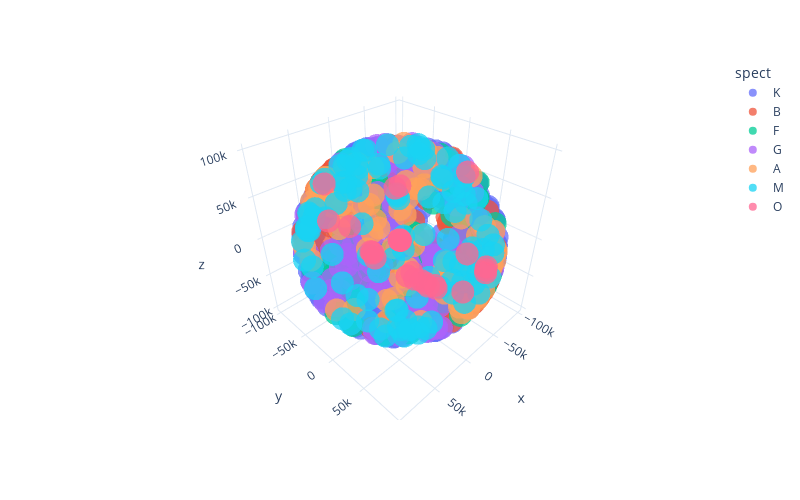

Notebook source saved alongside this figure:
### Code cell
fig = px.scatter_3d(df_to_visualize, x='x', y='y', z='z', color='spect', opacity=0.75, width=800, height=500)
fig.show()

### Figure 1 — Plotly figure (JSON) as saved in the notebook; plotly's stock layout.template omitted (floating-point values rounded to 4 significant figures; data arrays with more than 128 entries replaced by an {"elided": "..."} marker saying what was removed)
{"data": [{"hovertemplate": "spect=K<br>x=%{x}<br>y=%{y}<br>z=%{z}<extra></extra>", "legendgroup": "K", "marker": {"color": "#636efa", "opacity": 0.75, "symbol": "circle"}, "mode": "markers", "name": "K", "scene": "scene", "showlegend": true, "type": "scatter3d", "x": {"elided": "3113 float values"}, "y": {"elided": "3113 float values"}, "z": {"elided": "3113 float values"}}, {"hovertemplate": "spect=B<br>x=%{x}<br>y=%{y}<br>z=%{z}<extra></extra>", "legendgroup": "B", "marker": {"color": "#EF553B", "opacity": 0.75, "symbol": "circle"}, "mode": "markers", "name": "B", "scene": "scene", "showlegend": true, "type": "scatter3d", "x": {"elided": "1067 float values"}, "y": {"elided": "1067 float values"}, "z": {"elided": "1067 float values"}}, {"hovertemplate": "spect=F<br>x=%{x}<br>y=%{y}<br>z=%{z}<extra></extra>", "legendgroup": "F", "marker": {"color": "#00cc96", "opacity": 0.75, "symbol": "circle"}, "mode": "markers", "name": "F", "scene": "scene", "showlegend": true, "type": "scatter3d", "x": {"elided": "2541 float values"}, "y": {"elided": "2541 float values"}, "z": {"elided": "2541 float values"}}, {"hovertemplate": "spect=G<br>x=%{x}<br>y=%{y}<br>z=%{z}<extra></extra>", "legendgroup": "G", "marker": {"color": "#ab63fa", "opacity": 0.75, "symbol": "circle"}, "mode": "markers", "name": "G", "scene": "scene", "showlegend": true, "type": "scatter3d", "x": {"elided": "2332 float values"}, "y": {"elided": "2332 float values"}, "z": {"elided": "2332 float values"}}, {"hovertemplate": "spect=A<br>x=%{x}<br>y=%{y}<br>z=%{z}<extra></extra>", "legendgroup": "A", "marker": {"color": "#FFA15A", "opacity": 0.75, "symbol": "circle"}, "mode": "markers", "name": "A", "scene": "scene", "showlegend": true, "type": "scatter3d", "x": {"elided": "1885 float values"}, "y": {"elided": "1885 float values"}, "z": {"elided": "1885 float values"}}, {"hovertemplate": "spect=M<br>x=%{x}<br>y=%{y}<br>z=%{z}<extra></extra>", "legendgroup": "M", "marker": {"color": "#19d3f3", "opacity": 0.75, "symbol": "circle"}, "mode": "markers", "name": "M", "scene": "scene", "showlegend": true, "type": "scatter3d", "x": {"elided": "554 float values"}, "y": {"elided": "554 float values"}, "z": {"elided": "554 float values"}}, {"hovertemplate": "spect=O<br>x=%{x}<br>y=%{y}<br>z=%{z}<extra></extra>", "legendgroup": "O", "marker": {"color": "#FF6692", "opacity": 0.75, "symbol": "circle"}, "mode": "markers", "name": "O", "scene": "scene", "showlegend": true, "type": "scatter3d", "x": [-45590.0, -46640.0, 317.8, -15740.0, -219.1, -300.1, -21300.0, -14670.0, -22410.0, -39410.0, -46010.0, -75420.0, 200.7, 20490.0, -14940.0, 167.8, -42360.0, -47850.0, -44620.0, -21820.0, -87.97, 142.1, 171.6, 32340.0, -280.1, -46130.0, 206.7, 9863.0, -179.0, -22130.0, 54840.0, 36710.0, -48870.0, 45.45, -7524.0, -104.3], "y": [-7962.0, 15500.0, 294.1, 98180.0, 506.6, -80.55, -72970.0, 98600.0, -70850.0, -26340.0, -1957.0, 24360.0, -956.2, -97260.0, 98780.0, 125.1, -16060.0, 53590.0, 4230.0, -66100.0, -297.8, 111.2, 97.64, 32480.0, 783.2, -24410.0, -338.5, 92580.0, 500.9, -71880.0, -46650.0, 31010.0, 11450.0, -594.8, -94860.0, -264.3], "z": [-88650.0, -87090.0, 762.8, 10600.0, -293.2, -551.4, -64980.0, 7890.0, -66920.0, -88050.0, -88770.0, 60970.0, -160.1, -10990.0, 4421.0, 346.6, -89150.0, -69560.0, -89390.0, -71800.0, -277.9, 333.0, 157.5, 88880.0, -387.1, -85300.0, 284.0, 36490.0, -243.1, -65910.0, 69400.0, 87700.0, -86490.0, -199.2, -30730.0, -316.8]}], "layout": {"height": 500, "legend": {"title": {"text": "spect"}, "tracegroupgap": 0}, "margin": {"t": 60}, "scene": {"domain": {"x": [0, 1], "y": [0, 1]}, "xaxis": {"title": {"text": "x"}}, "yaxis": {"title": {"text": "y"}}, "zaxis": {"title": {"text": "z"}}}, "width": 800}}
